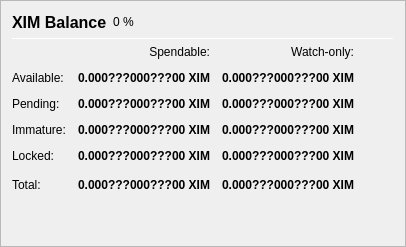
                   <widget class="QFrame" name="frame_Balances">
                    <property name="frameShape">
                     <enum>QFrame::StyledPanel</enum>
                    </property>
                    <property name="frameShadow">
                     <enum>QFrame::Raised</enum>
                    </property>
                    <layout class="QVBoxLayout" name="verticalLayout_4">
                     <item>
                      <layout class="QHBoxLayout" name="horizontalLayout_4">
                       <item>
                        <widget class="QLabel" name="label_5">
                         <property name="minimumSize">
                          <size>
                           <width>0</width>
                           <height>20</height>
                          </size>
                         </property>
                         <property name="font">
                          <font>
                           <pointsize>12</pointsize>
                           <weight>75</weight>
                           <bold>true</bold>
                          </font>
                         </property>
                         <property name="text">
                          <string>XIM Balance</string>
                         </property>
                        </widget>
                       </item>
                       <item>
                        <widget class="QLabel" name="labelXIMPercent">
                         <property name="text">
                          <string notr="true">0 %</string>
                         </property>
                        </widget>
                       </item>
                       <item>
                        <spacer name="horizontalSpacer_3">
                         <property name="orientation">
                          <enum>Qt::Horizontal</enum>
                         </property>
                         <property name="sizeHint" stdset="0">
                          <size>
                           <width>40</width>
                           <height>20</height>
                          </size>
                         </property>
                        </spacer>
                       </item>
                      </layout>
                     </item>
                     <item>
                      <widget class="Line" name="line_Balance">
                       <property name="minimumSize">
                        <size>
                         <width>0</width>
                         <height>1</height>
                        </size>
                       </property>
                       <property name="maximumSize">
                        <size>
                         <width>16777215</width>
                         <height>1</height>
                        </size>
                       </property>
                       <property name="orientation">
                        <enum>Qt::Horizontal</enum>
                       </property>
                      </widget>
                     </item>
                     <item>
                      <layout class="QGridLayout" name="gridLayout">
                       <property name="spacing">
                        <number>12</number>
                       </property>
                       <item row="0" column="1">
                        <widget class="QLabel" name="labelSpendable">
                         <property name="text">
                          <string>Spendable:</string>
                         </property>
                         <property name="alignment">
                          <set>Qt::AlignRight|Qt::AlignTrailing|Qt::AlignVCenter</set>
                         </property>
                        </widget>
                       </item>
                       <item row="0" column="2">
                        <widget class="QLabel" name="labelWatchonly">
                         <property name="text">
                          <string>Watch-only:</string>
                         </property>
                         <property name="alignment">
                          <set>Qt::AlignRight|Qt::AlignTrailing|Qt::AlignVCenter</set>
                         </property>
                        </widget>
                       </item>
                       <item row="1" column="0">
                        <widget class="QLabel" name="labelBalanceText">
                         <property name="text">
                          <string>Available:</string>
                         </property>
                        </widget>
                       </item>
                       <item row="1" column="1">
                        <widget class="QLabel" name="labelBalance">
                         <property name="font">
                          <font>
                           <weight>75</weight>
                           <bold>true</bold>
                          </font>
                         </property>
                         <property name="cursor">
                          <cursorShape>IBeamCursor</cursorShape>
                         </property>
                         <property name="toolTip">
                          <string>Your current spendable balance</string>
                         </property>
                         <property name="text">
                          <string notr="true">0.000???000???00 XIM</string>
                         </property>
                         <property name="alignment">
                          <set>Qt::AlignRight|Qt::AlignTrailing|Qt::AlignVCenter</set>
                         </property>
                         <property name="textInteractionFlags">
                          <set>Qt::LinksAccessibleByMouse|Qt::TextSelectableByKeyboard|Qt::TextSelectableByMouse</set>
                         </property>
                        </widget>
                       </item>
                       <item row="1" column="2">
                        <widget class="QLabel" name="labelWatchAvailable">
                         <property name="font">
                          <font>
                           <weight>75</weight>
                           <bold>true</bold>
                          </font>
                         </property>
                         <property name="cursor">
                          <cursorShape>IBeamCursor</cursorShape>
                         </property>
                         <property name="toolTip">
                          <string>Your current balance in watch-only addresses</string>
                         </property>
                         <property name="text">
                          <string notr="true">0.000???000???00 XIM</string>
                         </property>
                         <property name="alignment">
                          <set>Qt::AlignRight|Qt::AlignTrailing|Qt::AlignVCenter</set>
                         </property>
                         <property name="textInteractionFlags">
                          <set>Qt::LinksAccessibleByMouse|Qt::TextSelectableByKeyboard|Qt::TextSelectableByMouse</set>
                         </property>
                        </widget>
                       </item>
                       <item row="2" column="0">
                        <widget class="QLabel" name="labelPendingText">
                         <property name="text">
                          <string>Pending:</string>
                         </property>
                        </widget>
                       </item>
                       <item row="2" column="1">
                        <widget class="QLabel" name="labelUnconfirmed">
                         <property name="font">
                          <font>
                           <weight>75</weight>
                           <bold>true</bold>
                          </font>
                         </property>
                         <property name="cursor">
                          <cursorShape>IBeamCursor</cursorShape>
                         </property>
                         <property name="toolTip">
                          <string>Total of transactions that have yet to be confirmed, and do not yet count toward the spendable balance</string>
                         </property>
                         <property name="text">
                          <string notr="true">0.000???000???00 XIM</string>
                         </property>
                         <property name="alignment">
                          <set>Qt::AlignRight|Qt::AlignTrailing|Qt::AlignVCenter</set>
                         </property>
                         <property name="textInteractionFlags">
                          <set>Qt::LinksAccessibleByMouse|Qt::TextSelectableByKeyboard|Qt::TextSelectableByMouse</set>
                         </property>
                        </widget>
                       </item>
                       <item row="2" column="2">
                        <widget class="QLabel" name="labelWatchPending">
                         <property name="font">
                          <font>
                           <weight>75</weight>
                           <bold>true</bold>
                          </font>
                         </property>
                         <property name="cursor">
                          <cursorShape>IBeamCursor</cursorShape>
                         </property>
                         <property name="toolTip">
                          <string>Unconfirmed transactions to watch-only addresses</string>
                         </property>
                         <property name="text">
                          <string notr="true">0.000???000???00 XIM</string>
                         </property>
                         <property name="alignment">
                          <set>Qt::AlignRight|Qt::AlignTrailing|Qt::AlignVCenter</set>
                         </property>
                         <property name="textInteractionFlags">
                          <set>Qt::LinksAccessibleByMouse|Qt::TextSelectableByKeyboard|Qt::TextSelectableByMouse</set>
                         </property>
                        </widget>
                       </item>
                       <item row="3" column="0">
                        <widget class="QLabel" name="labelImmatureText">
                         <property name="text">
                          <string>Immature:</string>
                         </property>
                        </widget>
                       </item>
                       <item row="3" column="1">
                        <widget class="QLabel" name="labelImmature">
                         <property name="font">
                          <font>
                           <weight>75</weight>
                           <bold>true</bold>
                          </font>
                         </property>
                         <property name="cursor">
                          <cursorShape>IBeamCursor</cursorShape>
                         </property>
                         <property name="toolTip">
                          <string>Staked or masternode rewards that has not yet matured</string>
                         </property>
                         <property name="text">
                          <string notr="true">0.000???000???00 XIM</string>
                         </property>
                         <property name="alignment">
                          <set>Qt::AlignRight|Qt::AlignTrailing|Qt::AlignVCenter</set>
                         </property>
                         <property name="textInteractionFlags">
                          <set>Qt::LinksAccessibleByMouse|Qt::TextSelectableByKeyboard|Qt::TextSelectableByMouse</set>
                         </property>
                        </widget>
                       </item>
                       <item row="3" column="2">
                        <widget class="QLabel" name="labelWatchImmature">
                         <property name="font">
                          <font>
                           <weight>75</weight>
                           <bold>true</bold>
                          </font>
                         </property>
                         <property name="cursor">
                          <cursorShape>IBeamCursor</cursorShape>
                         </property>
                         <property name="toolTip">
                          <string>Staked or masternode rewards in watch-only addresses that has not yet matured</string>
                         </property>
                         <property name="text">
                          <string notr="true">0.000???000???00 XIM</string>
                         </property>
                         <property name="alignment">
                          <set>Qt::AlignRight|Qt::AlignTrailing|Qt::AlignVCenter</set>
                         </property>
                         <property name="textInteractionFlags">
                          <set>Qt::LinksAccessibleByMouse|Qt::TextSelectableByKeyboard|Qt::TextSelectableByMouse</set>
                         </property>
                        </widget>
                       </item>
                       <item row="4" column="0">
                        <widget class="QLabel" name="labelLockedBalanceText">
                         <property name="toolTip">
                          <string>Locked XIM or Masternode collaterals. These are excluded from zXIM minting.</string>
                         </property>
                         <property name="text">
                          <string>Locked:</string>
                         </property>
                        </widget>
                       </item>
                       <item row="4" column="1">
                        <widget class="QLabel" name="labelLockedBalance">
                         <property name="font">
                          <font>
                           <weight>75</weight>
                           <bold>true</bold>
                          </font>
                         </property>
                         <property name="cursor">
                          <cursorShape>IBeamCursor</cursorShape>
                         </property>
                         <property name="toolTip">
                          <string>Locked XIM or Masternode collaterals. These are excluded from zXIM minting.</string>
                         </property>
                         <property name="text">
                          <string notr="true">0.000???000???00 XIM</string>
                         </property>
                         <property name="alignment">
                          <set>Qt::AlignRight|Qt::AlignTrailing|Qt::AlignVCenter</set>
                         </property>
                         <property name="textInteractionFlags">
                          <set>Qt::LinksAccessibleByMouse|Qt::TextSelectableByKeyboard|Qt::TextSelectableByMouse</set>
                         </property>
                        </widget>
                       </item>
                       <item row="4" column="2">
                        <widget class="QLabel" name="labelWatchLocked">
                         <property name="font">
                          <font>
                           <weight>75</weight>
                           <bold>true</bold>
                          </font>
                         </property>
                         <property name="cursor">
                          <cursorShape>IBeamCursor</cursorShape>
                         </property>
                         <property name="toolTip">
                          <string>Current locked balance in watch-only addresses</string>
                         </property>
                         <property name="text">
                          <string notr="true">0.000???000???00 XIM</string>
                         </property>
                         <property name="alignment">
                          <set>Qt::AlignRight|Qt::AlignTrailing|Qt::AlignVCenter</set>
                         </property>
                         <property name="textInteractionFlags">
                          <set>Qt::LinksAccessibleByMouse|Qt::TextSelectableByKeyboard|Qt::TextSelectableByMouse</set>
                         </property>
                        </widget>
                       </item>
                       <item row="5" column="0">
                        <widget class="QLabel" name="labelTotalText">
                         <property name="toolTip">
                          <string>Your current XIM balance, unconfirmed and immature transactions included</string>
                         </property>
                         <property name="text">
                          <string>Total:</string>
                         </property>
                        </widget>
                       </item>
                       <item row="5" column="1">
                        <widget class="QLabel" name="labelTotal">
                         <property name="font">
                          <font>
                           <weight>75</weight>
                           <bold>true</bold>
                          </font>
                         </property>
                         <property name="cursor">
                          <cursorShape>IBeamCursor</cursorShape>
                         </property>
                         <property name="toolTip">
                          <string>Your current XIM balance, unconfirmed and immature transactions included</string>
                         </property>
                         <property name="text">
                          <string notr="true">0.000???000???00 XIM</string>
                         </property>
                         <property name="alignment">
                          <set>Qt::AlignRight|Qt::AlignTrailing|Qt::AlignVCenter</set>
                         </property>
                         <property name="textInteractionFlags">
                          <set>Qt::LinksAccessibleByMouse|Qt::TextSelectableByKeyboard|Qt::TextSelectableByMouse</set>
                         </property>
                        </widget>
                       </item>
                       <item row="5" column="2">
                        <widget class="QLabel" name="labelWatchTotal">
                         <property name="font">
                          <font>
                           <weight>75</weight>
                           <bold>true</bold>
                          </font>
                         </property>
                         <property name="cursor">
                          <cursorShape>IBeamCursor</cursorShape>
                         </property>
                         <property name="toolTip">
                          <string>Current total balance in watch-only addresses</string>
                         </property>
                         <property name="text">
                          <string notr="true">0.000???000???00 XIM</string>
                         </property>
                         <property name="alignment">
                          <set>Qt::AlignRight|Qt::AlignTrailing|Qt::AlignVCenter</set>
                         </property>
                         <property name="textInteractionFlags">
                          <set>Qt::LinksAccessibleByMouse|Qt::TextSelectableByKeyboard|Qt::TextSelectableByMouse</set>
                         </property>
                        </widget>
                       </item>
                       <item row="5" column="3">
                        <spacer name="horizontalSpacer_9">
                         <property name="orientation">
                          <enum>Qt::Horizontal</enum>
                         </property>
                         <property name="sizeHint" stdset="0">
                          <size>
                           <width>40</width>
                           <height>20</height>
                          </size>
                         </property>
                        </spacer>
                       </item>
                      </layout>
                     </item>
                     <item>
                      <spacer name="verticalSpacer_3">
                       <property name="orientation">
                        <enum>Qt::Vertical</enum>
                       </property>
                       <property name="sizeHint" stdset="0">
                        <size>
                         <width>20</width>
                         <height>40</height>
                        </size>
                       </property>
                      </spacer>
                     </item>
                    </layout>
                   </widget>
